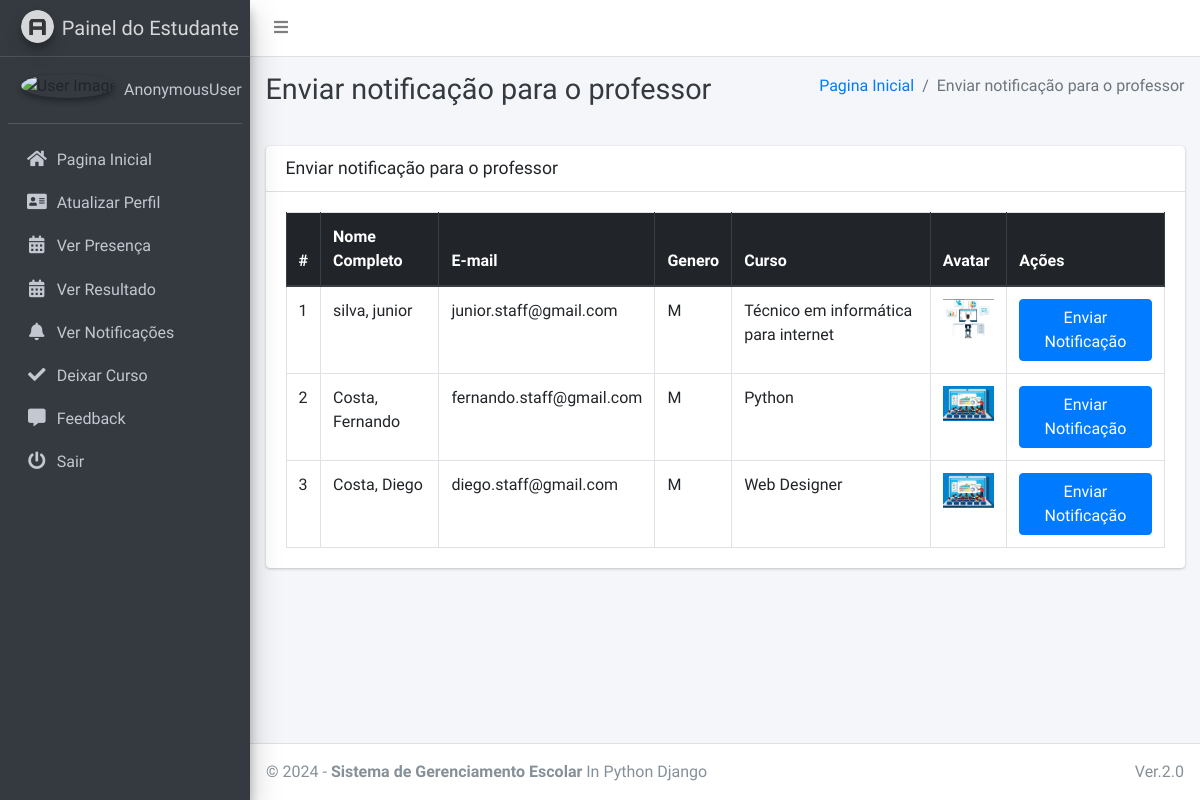
The page /admin_notify_staff on the database its author committed.
### main_app/models.py (models this page shows, shortened)
class CustomUser(AbstractUser):
    USER_TYPE = ((1, "HOD"), (2, "Staff"), (3, "Student"))
    GENDER = [("M", "Male"), ("F", "Female")]
    username = None  # Removed username, using email instead
    email = models.EmailField(unique=True)
    user_type = models.CharField(default=1, choices=USER_TYPE, max_length=1)
    gender = models.CharField(max_length=1, choices=GENDER)
    profile_pic = models.ImageField()
    address = models.TextField()
    fcm_token = models.TextField(default="")  # For firebase notifications
    created_at = models.DateTimeField(auto_now_add=True)
    updated_at = models.DateTimeField(auto_now=True)
    USERNAME_FIELD = "email"
    REQUIRED_FIELDS = []
    objects = CustomUserManager()

class Staff(models.Model):
    course = models.ForeignKey(Course, on_delete=models.DO_NOTHING, null=True, blank=False)
    admin = models.OneToOneField(CustomUser, on_delete=models.CASCADE)

class Course(models.Model):
    name = models.CharField(max_length=120)
    created_at = models.DateTimeField(auto_now_add=True)
    updated_at = models.DateTimeField(auto_now=True)

### main_app/hod_views.py (the view)
# urls.py: path("admin_notify_staff", hod_views.admin_notify_staff,
def admin_notify_staff(request):
    staff = CustomUser.objects.filter(user_type=2)
    context = {
        'page_title': "Enviar notificação para o professor",
        'allStaff': staff
    }
    return render(request, "hod_template/staff_notification.html", context)

### main_app/templates/hod_template/staff_notification.html (shortened to what this page needs)
{% extends 'main_app/base.html' %}
{% load static %}
{% block page_title %}{{page_title}}{% endblock page_title %}
{% block content %}
<section class="content">
    <div class="container-fluid">
        <div class="row">
            <div class="col-md-12">
                <div class="card">
                    <div class="card-header">
                        <h3 class="card-title">{{page_title}}</h3>
                    </div>
                    <div class="card-body">
                        <table id="example2" class="table table-bordered table-hover">
                            <thead class="thead-dark">
                                <tr>
                                    <th>#</th>
                                    <th>Nome Completo</th>
                                    <th>E-mail</th>
                                    <th>Genero</th>
                                    <th>Curso</th>
                                    <th>Avatar</th>
                                    <th>Ações</th>
                                </tr>
                            </thead>
                            <tbody>
                                {% for staff in allStaff %}
                                <tr>
                                    <td>{{ forloop.counter }}</td>
                                    <td>{{staff.last_name}}, {{staff.first_name}}</td>
                                    <td>{{staff.email}}</td>
                                    <td>{{staff.gender}}</td>
                                    <td>{{staff.staff.course.name}}</td>
                                    <td>
                                        {% if staff.profile_pic == ""  %}
                                        No Image
                                        {% else %}
                                        <img class="img img-fluid mb-2" height="56" width="56"
                                            src="{{staff.profile_pic}}" alt="">
                                        {% endif %}
                                    </td>
                                    <td><button data-toggle = "modal" data-target = "#myModal"class="btn btn-primary show_notification" value="{{staff.id}}">Enviar Notificação</button>
                                    </td>
                                </tr>
                                {% endfor %}
                            </tbody>
                        </table>
                    </div>
                </div>
            </div>
        </div>
    </div>
</section>
{% endblock content %}

### rows shown on the page
CustomUser: last_name "silva", first_name "junior", email "junior.staff@gmail.com", gender "M", staff.course.name "Técnico em informática para internet", profile_pic (picture)
CustomUser: last_name "Costa", first_name "Fernando", email "fernando.staff@gmail.com", gender "M", staff.course.name "Python", profile_pic (picture)
CustomUser: last_name "Costa", first_name "Diego", email "diego.staff@gmail.com", gender "M", staff.course.name "Web Designer", profile_pic (picture)

### other values the page prints
{{ user }} "AnonymousUser"
{{ page_title }} "Enviar notificação para o professor"
